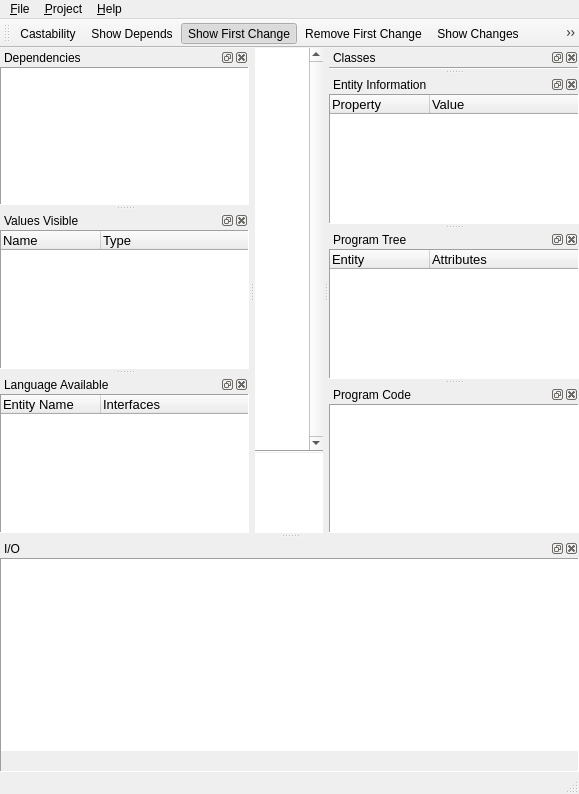
<ui version="4.0" >
 <author>Gav Wood</author>
 <class>MainWindow</class>
 <widget class="QMainWindow" name="MainWindow" >
  <property name="geometry" >
   <rect>
    <x>0</x>
    <y>0</y>
    <width>579</width>
    <height>794</height>
   </rect>
  </property>
  <property name="windowTitle" >
   <string>Martta</string>
  </property>
  <property name="toolButtonStyle" >
   <enum>Qt::ToolButtonTextOnly</enum>
  </property>
  <property name="dockNestingEnabled" >
   <bool>true</bool>
  </property>
  <property name="dockOptions" >
   <set>QMainWindow::AllowNestedDocks|QMainWindow::AllowTabbedDocks|QMainWindow::AnimatedDocks</set>
  </property>
  <widget class="QWidget" name="centralwidget" >
   <layout class="QVBoxLayout" name="verticalLayout" >
    <property name="spacing" >
     <number>0</number>
    </property>
    <property name="margin" >
     <number>0</number>
    </property>
    <item>
     <widget class="QScrollArea" name="scrollArea" >
      <property name="sizePolicy" >
       <sizepolicy vsizetype="Expanding" hsizetype="Expanding" >
        <horstretch>0</horstretch>
        <verstretch>5</verstretch>
       </sizepolicy>
      </property>
      <property name="focusPolicy" >
       <enum>Qt::NoFocus</enum>
      </property>
      <property name="frameShape" >
       <enum>QFrame::VLine</enum>
      </property>
      <property name="lineWidth" >
       <number>0</number>
      </property>
      <property name="verticalScrollBarPolicy" >
       <enum>Qt::ScrollBarAlwaysOn</enum>
      </property>
      <property name="widgetResizable" >
       <bool>true</bool>
      </property>
      <widget class="QWidget" name="scrollAreaWidgetContents" >
       <property name="geometry" >
        <rect>
         <x>0</x>
         <y>0</y>
         <width>61</width>
         <height>395</height>
        </rect>
       </property>
       <property name="sizePolicy" >
        <sizepolicy vsizetype="MinimumExpanding" hsizetype="MinimumExpanding" >
         <horstretch>0</horstretch>
         <verstretch>0</verstretch>
        </sizepolicy>
       </property>
       <layout class="QHBoxLayout" name="horizontalLayout" >
        <property name="spacing" >
         <number>0</number>
        </property>
        <property name="margin" >
         <number>0</number>
        </property>
        <item>
         <widget class="Martta::CodeView" native="1" name="codeView" >
          <property name="sizePolicy" >
           <sizepolicy vsizetype="Expanding" hsizetype="MinimumExpanding" >
            <horstretch>0</horstretch>
            <verstretch>0</verstretch>
           </sizepolicy>
          </property>
          <property name="minimumSize" >
           <size>
            <width>1</width>
            <height>11</height>
           </size>
          </property>
          <property name="palette" >
           <palette>
            <active>
             <colorrole role="Base" >
              <brush brushstyle="SolidPattern" >
               <color alpha="255" >
                <red>255</red>
                <green>255</green>
                <blue>255</blue>
               </color>
              </brush>
             </colorrole>
             <colorrole role="Window" >
              <brush brushstyle="SolidPattern" >
               <color alpha="255" >
                <red>255</red>
                <green>255</green>
                <blue>255</blue>
               </color>
              </brush>
             </colorrole>
            </active>
            <inactive>
             <colorrole role="Base" >
              <brush brushstyle="SolidPattern" >
               <color alpha="255" >
                <red>255</red>
                <green>255</green>
                <blue>255</blue>
               </color>
              </brush>
             </colorrole>
             <colorrole role="Window" >
              <brush brushstyle="SolidPattern" >
               <color alpha="255" >
                <red>255</red>
                <green>255</green>
                <blue>255</blue>
               </color>
              </brush>
             </colorrole>
            </inactive>
            <disabled>
             <colorrole role="Base" >
              <brush brushstyle="SolidPattern" >
               <color alpha="255" >
                <red>255</red>
                <green>255</green>
                <blue>255</blue>
               </color>
              </brush>
             </colorrole>
             <colorrole role="Window" >
              <brush brushstyle="SolidPattern" >
               <color alpha="255" >
                <red>255</red>
                <green>255</green>
                <blue>255</blue>
               </color>
              </brush>
             </colorrole>
            </disabled>
           </palette>
          </property>
          <property name="focusPolicy" >
           <enum>Qt::StrongFocus</enum>
          </property>
          <property name="autoFillBackground" >
           <bool>true</bool>
          </property>
         </widget>
        </item>
       </layout>
      </widget>
     </widget>
    </item>
    <item>
     <widget class="Line" name="line" >
      <property name="orientation" >
       <enum>Qt::Horizontal</enum>
      </property>
     </widget>
    </item>
    <item>
     <widget class="QTextBrowser" name="informationView" >
      <property name="sizePolicy" >
       <sizepolicy vsizetype="Preferred" hsizetype="Expanding" >
        <horstretch>0</horstretch>
        <verstretch>1</verstretch>
       </sizepolicy>
      </property>
      <property name="frameShape" >
       <enum>QFrame::VLine</enum>
      </property>
      <property name="lineWidth" >
       <number>0</number>
      </property>
     </widget>
    </item>
   </layout>
  </widget>
  <widget class="QMenuBar" name="menubar" >
   <property name="geometry" >
    <rect>
     <x>0</x>
     <y>0</y>
     <width>579</width>
     <height>22</height>
    </rect>
   </property>
   <widget class="QMenu" name="menu_Project" >
    <property name="title" >
     <string>&amp;File</string>
    </property>
    <addaction name="actNewProject" />
    <addaction name="actOpen" />
    <addaction name="actSave" />
    <addaction name="separator" />
    <addaction name="actNewCProject" />
    <addaction name="separator" />
    <addaction name="actQuit" />
   </widget>
   <widget class="QMenu" name="menu_About" >
    <property name="title" >
     <string>&amp;Help</string>
    </property>
    <addaction name="actAboutQt" />
    <addaction name="actAboutMartta" />
   </widget>
   <widget class="QMenu" name="menu_Project_2" >
    <property name="title" >
     <string>&amp;Project</string>
    </property>
    <addaction name="actExecute" />
   </widget>
   <addaction name="menu_Project" />
   <addaction name="menu_Project_2" />
   <addaction name="menu_About" />
  </widget>
  <widget class="QStatusBar" name="statusbar" />
  <widget class="QDockWidget" name="dockWidget" >
   <property name="windowTitle" >
    <string>Dependencies</string>
   </property>
   <attribute name="dockWidgetArea" >
    <number>1</number>
   </attribute>
   <widget class="QWidget" name="dockWidgetContents" >
    <layout class="QHBoxLayout" >
     <property name="spacing" >
      <number>0</number>
     </property>
     <property name="margin" >
      <number>0</number>
     </property>
     <item>
      <widget class="QTreeView" name="dependencies" >
       <property name="font" >
        <font>
         <pointsize>10</pointsize>
        </font>
       </property>
       <property name="focusPolicy" >
        <enum>Qt::NoFocus</enum>
       </property>
       <property name="contextMenuPolicy" >
        <enum>Qt::CustomContextMenu</enum>
       </property>
       <property name="acceptDrops" >
        <bool>true</bool>
       </property>
       <property name="frameShape" >
        <enum>QFrame::Panel</enum>
       </property>
       <property name="editTriggers" >
        <set>QAbstractItemView::DoubleClicked|QAbstractItemView::EditKeyPressed|QAbstractItemView::SelectedClicked</set>
       </property>
       <property name="dragEnabled" >
        <bool>true</bool>
       </property>
       <property name="dragDropMode" >
        <enum>QAbstractItemView::DragDrop</enum>
       </property>
       <property name="uniformRowHeights" >
        <bool>true</bool>
       </property>
      </widget>
     </item>
    </layout>
   </widget>
  </widget>
  <widget class="QDockWidget" name="classesDock" >
   <property name="windowTitle" >
    <string>Classes</string>
   </property>
   <attribute name="dockWidgetArea" >
    <number>2</number>
   </attribute>
   <widget class="QWidget" name="dockWidgetContents_2" >
    <layout class="QHBoxLayout" >
     <property name="spacing" >
      <number>0</number>
     </property>
     <property name="margin" >
      <number>0</number>
     </property>
     <item>
      <widget class="QFrame" name="frame_2" >
       <property name="frameShape" >
        <enum>QFrame::Panel</enum>
       </property>
       <property name="frameShadow" >
        <enum>QFrame::Sunken</enum>
       </property>
       <layout class="QHBoxLayout" >
        <property name="spacing" >
         <number>0</number>
        </property>
        <property name="margin" >
         <number>0</number>
        </property>
        <item>
         <widget class="Martta::CodeView" native="1" name="classesView" >
          <property name="palette" >
           <palette>
            <active>
             <colorrole role="Base" >
              <brush brushstyle="SolidPattern" >
               <color alpha="255" >
                <red>255</red>
                <green>255</green>
                <blue>255</blue>
               </color>
              </brush>
             </colorrole>
             <colorrole role="Window" >
              <brush brushstyle="SolidPattern" >
               <color alpha="255" >
                <red>255</red>
                <green>252</green>
                <blue>252</blue>
               </color>
              </brush>
             </colorrole>
            </active>
            <inactive>
             <colorrole role="Base" >
              <brush brushstyle="SolidPattern" >
               <color alpha="255" >
                <red>255</red>
                <green>255</green>
                <blue>255</blue>
               </color>
              </brush>
             </colorrole>
             <colorrole role="Window" >
              <brush brushstyle="SolidPattern" >
               <color alpha="255" >
                <red>255</red>
                <green>252</green>
                <blue>252</blue>
               </color>
              </brush>
             </colorrole>
            </inactive>
            <disabled>
             <colorrole role="Base" >
              <brush brushstyle="SolidPattern" >
               <color alpha="255" >
                <red>255</red>
                <green>252</green>
                <blue>252</blue>
               </color>
              </brush>
             </colorrole>
             <colorrole role="Window" >
              <brush brushstyle="SolidPattern" >
               <color alpha="255" >
                <red>255</red>
                <green>252</green>
                <blue>252</blue>
               </color>
              </brush>
             </colorrole>
            </disabled>
           </palette>
          </property>
          <property name="focusPolicy" >
           <enum>Qt::StrongFocus</enum>
          </property>
          <property name="autoFillBackground" >
           <bool>true</bool>
          </property>
         </widget>
        </item>
       </layout>
      </widget>
     </item>
    </layout>
   </widget>
  </widget>
  <widget class="QDockWidget" name="dockWidget_5" >
   <property name="windowTitle" >
    <string>I/O</string>
   </property>
   <attribute name="dockWidgetArea" >
    <number>8</number>
   </attribute>
   <widget class="QWidget" name="dockWidgetContents_6" >
    <layout class="QVBoxLayout" >
     <property name="spacing" >
      <number>0</number>
     </property>
     <property name="margin" >
      <number>0</number>
     </property>
     <item>
      <widget class="QFrame" name="frame_3" >
       <property name="frameShape" >
        <enum>QFrame::Panel</enum>
       </property>
       <property name="frameShadow" >
        <enum>QFrame::Sunken</enum>
       </property>
       <layout class="QVBoxLayout" >
        <property name="spacing" >
         <number>0</number>
        </property>
        <property name="margin" >
         <number>0</number>
        </property>
        <item>
         <widget class="QTextBrowser" name="programOut" >
          <property name="font" >
           <font>
            <pointsize>10</pointsize>
           </font>
          </property>
          <property name="frameShape" >
           <enum>QFrame::NoFrame</enum>
          </property>
         </widget>
        </item>
        <item>
         <widget class="QLineEdit" name="programIn" >
          <property name="enabled" >
           <bool>false</bool>
          </property>
          <property name="frame" >
           <bool>false</bool>
          </property>
         </widget>
        </item>
       </layout>
      </widget>
     </item>
    </layout>
   </widget>
  </widget>
  <widget class="QDockWidget" name="dockTypesVisible" >
   <property name="windowTitle" >
    <string>Values Visible</string>
   </property>
   <attribute name="dockWidgetArea" >
    <number>1</number>
   </attribute>
   <widget class="QWidget" name="dockWidgetContents_9" >
    <layout class="QVBoxLayout" >
     <property name="spacing" >
      <number>0</number>
     </property>
     <property name="margin" >
      <number>0</number>
     </property>
     <item>
      <widget class="QFrame" name="frame_3b" >
       <property name="frameShape" >
        <enum>QFrame::Panel</enum>
       </property>
       <property name="frameShadow" >
        <enum>QFrame::Sunken</enum>
       </property>
       <layout class="QVBoxLayout" name="verticalLayout_2" >
        <property name="margin" >
         <number>0</number>
        </property>
        <item>
         <widget class="QTreeWidget" name="typesVisible" >
          <property name="font" >
           <font>
            <pointsize>10</pointsize>
           </font>
          </property>
          <property name="frameShape" >
           <enum>QFrame::NoFrame</enum>
          </property>
          <property name="headerHidden" >
           <bool>false</bool>
          </property>
          <property name="columnCount" >
           <number>2</number>
          </property>
          <column>
           <property name="text" >
            <string>Name</string>
           </property>
          </column>
          <column>
           <property name="text" >
            <string>Type</string>
           </property>
          </column>
         </widget>
        </item>
       </layout>
      </widget>
     </item>
    </layout>
   </widget>
  </widget>
  <widget class="QDockWidget" name="entityInfoDock" >
   <property name="windowTitle" >
    <string>Entity Information</string>
   </property>
   <attribute name="dockWidgetArea" >
    <number>2</number>
   </attribute>
   <widget class="QWidget" name="dockWidgetContents_9f" >
    <layout class="QVBoxLayout" >
     <property name="spacing" >
      <number>0</number>
     </property>
     <property name="margin" >
      <number>0</number>
     </property>
     <item>
      <widget class="QFrame" name="frame_3f" >
       <property name="frameShape" >
        <enum>QFrame::Panel</enum>
       </property>
       <property name="frameShadow" >
        <enum>QFrame::Sunken</enum>
       </property>
       <layout class="QVBoxLayout" name="verticalLayout_2f" >
        <property name="margin" >
         <number>0</number>
        </property>
        <item>
         <widget class="QTreeWidget" name="entityInfo" >
          <property name="font" >
           <font>
            <pointsize>10</pointsize>
           </font>
          </property>
          <property name="frameShape" >
           <enum>QFrame::NoFrame</enum>
          </property>
          <property name="indentation" >
           <number>10</number>
          </property>
          <property name="headerHidden" >
           <bool>false</bool>
          </property>
          <property name="columnCount" >
           <number>2</number>
          </property>
          <column>
           <property name="text" >
            <string>Property</string>
           </property>
          </column>
          <column>
           <property name="text" >
            <string>Value</string>
           </property>
          </column>
         </widget>
        </item>
       </layout>
      </widget>
     </item>
    </layout>
   </widget>
  </widget>
  <widget class="QDockWidget" name="dockLanguage" >
   <property name="windowTitle" >
    <string>Language Available</string>
   </property>
   <attribute name="dockWidgetArea" >
    <number>1</number>
   </attribute>
   <widget class="QWidget" name="dockWidgetContents_9b" >
    <layout class="QVBoxLayout" >
     <property name="spacing" >
      <number>0</number>
     </property>
     <property name="margin" >
      <number>0</number>
     </property>
     <item>
      <widget class="QFrame" name="frame_3bb" >
       <property name="frameShape" >
        <enum>QFrame::Panel</enum>
       </property>
       <property name="frameShadow" >
        <enum>QFrame::Sunken</enum>
       </property>
       <layout class="QVBoxLayout" name="verticalLayout_2b" >
        <property name="margin" >
         <number>0</number>
        </property>
        <item>
         <widget class="QTreeWidget" name="language" >
          <property name="font" >
           <font>
            <pointsize>10</pointsize>
           </font>
          </property>
          <property name="frameShape" >
           <enum>QFrame::NoFrame</enum>
          </property>
          <property name="indentation" >
           <number>10</number>
          </property>
          <property name="headerHidden" >
           <bool>false</bool>
          </property>
          <property name="columnCount" >
           <number>2</number>
          </property>
          <column>
           <property name="text" >
            <string>Entity Name</string>
           </property>
          </column>
          <column>
           <property name="text" >
            <string>Interfaces</string>
           </property>
          </column>
         </widget>
        </item>
       </layout>
      </widget>
     </item>
    </layout>
   </widget>
  </widget>
  <widget class="QDockWidget" name="dockProgramTree" >
   <property name="windowTitle" >
    <string>Program Tree</string>
   </property>
   <attribute name="dockWidgetArea" >
    <number>2</number>
   </attribute>
   <widget class="QWidget" name="dockWidgetContents_9c" >
    <layout class="QVBoxLayout" >
     <property name="spacing" >
      <number>0</number>
     </property>
     <property name="margin" >
      <number>0</number>
     </property>
     <item>
      <widget class="QFrame" name="frame_3bc" >
       <property name="frameShape" >
        <enum>QFrame::Panel</enum>
       </property>
       <property name="frameShadow" >
        <enum>QFrame::Sunken</enum>
       </property>
       <layout class="QVBoxLayout" name="verticalLayout_2c" >
        <property name="margin" >
         <number>0</number>
        </property>
        <item>
         <widget class="QTreeWidget" name="programTree" >
          <property name="font" >
           <font>
            <pointsize>10</pointsize>
           </font>
          </property>
          <property name="frameShape" >
           <enum>QFrame::NoFrame</enum>
          </property>
          <property name="headerHidden" >
           <bool>false</bool>
          </property>
          <property name="columnCount" >
           <number>2</number>
          </property>
          <column>
           <property name="text" >
            <string>Entity</string>
           </property>
          </column>
          <column>
           <property name="text" >
            <string>Attributes</string>
           </property>
          </column>
         </widget>
        </item>
       </layout>
      </widget>
     </item>
    </layout>
   </widget>
  </widget>
  <widget class="QDockWidget" name="dockWidget_6" >
   <property name="floating" >
    <bool>false</bool>
   </property>
   <property name="windowTitle" >
    <string>Program Code</string>
   </property>
   <attribute name="dockWidgetArea" >
    <number>2</number>
   </attribute>
   <widget class="QWidget" name="dockWidgetContents_7" >
    <layout class="QVBoxLayout" >
     <property name="spacing" >
      <number>0</number>
     </property>
     <property name="margin" >
      <number>0</number>
     </property>
     <item>
      <widget class="QTextBrowser" name="programCode" >
       <property name="sizePolicy" >
        <sizepolicy vsizetype="Expanding" hsizetype="Expanding" >
         <horstretch>0</horstretch>
         <verstretch>3</verstretch>
        </sizepolicy>
       </property>
       <property name="font" >
        <font>
         <pointsize>10</pointsize>
        </font>
       </property>
       <property name="frameShape" >
        <enum>QFrame::Panel</enum>
       </property>
      </widget>
     </item>
    </layout>
   </widget>
  </widget>
  <widget class="QToolBar" name="toolBar" >
   <property name="windowTitle" >
    <string>toolBar</string>
   </property>
   <attribute name="toolBarArea" >
    <enum>TopToolBarArea</enum>
   </attribute>
   <attribute name="toolBarBreak" >
    <bool>false</bool>
   </attribute>
   <addaction name="actCastability" />
   <addaction name="actShowDeps" />
   <addaction name="actShowFirstChange" />
   <addaction name="actRemoveFirstChange" />
   <addaction name="actShowChanges" />
   <addaction name="actClearChanges" />
  </widget>
  <action name="actNewCProject" >
   <property name="text" >
    <string>&amp;Add C Dependency</string>
   </property>
   <property name="shortcut" >
    <string>Ctrl+D</string>
   </property>
  </action>
  <action name="actOpen" >
   <property name="text" >
    <string>&amp;Open...</string>
   </property>
   <property name="shortcut" >
    <string>Ctrl+O</string>
   </property>
  </action>
  <action name="actSave" >
   <property name="text" >
    <string>&amp;Save</string>
   </property>
   <property name="shortcut" >
    <string>Ctrl+S</string>
   </property>
  </action>
  <action name="actRemoveHeader" >
   <property name="text" >
    <string>Remove</string>
   </property>
  </action>
  <action name="actIncludeHeader" >
   <property name="text" >
    <string>Include Header</string>
   </property>
  </action>
  <action name="actRemoveFirstChange" >
   <property name="text" >
    <string>&amp;Remove First Change</string>
   </property>
  </action>
  <action name="actClearChanges" >
   <property name="text" >
    <string>&amp;Clear Changes</string>
   </property>
   <property name="shortcut" >
    <string>Ctrl+N</string>
   </property>
  </action>
  <action name="actExecute" >
   <property name="text" >
    <string>&amp;Execute</string>
   </property>
   <property name="shortcut" >
    <string>F5</string>
   </property>
  </action>
  <action name="actQuit" >
   <property name="text" >
    <string>&amp;Quit</string>
   </property>
   <property name="shortcut" >
    <string>Ctrl+Q</string>
   </property>
  </action>
  <action name="actShowChanges" >
   <property name="checkable" >
    <bool>true</bool>
   </property>
   <property name="text" >
    <string>&amp;Show Changes</string>
   </property>
  </action>
  <action name="actShowFirstChange" >
   <property name="checkable" >
    <bool>true</bool>
   </property>
   <property name="checked" >
    <bool>true</bool>
   </property>
   <property name="text" >
    <string>Show &amp;First Change</string>
   </property>
  </action>
  <action name="actNewProject" >
   <property name="text" >
    <string>&amp;New</string>
   </property>
  </action>
  <action name="actShowDeps" >
   <property name="checkable" >
    <bool>true</bool>
   </property>
   <property name="text" >
    <string>Show Depends</string>
   </property>
  </action>
  <action name="actRemoveCDependency" >
   <property name="text" >
    <string>Remove C Dependency</string>
   </property>
  </action>
  <action name="actCastability" >
   <property name="checkable" >
    <bool>true</bool>
   </property>
   <property name="text" >
    <string>Castability</string>
   </property>
  </action>
  <action name="actAboutQt" >
   <property name="text" >
    <string>About Qt...</string>
   </property>
  </action>
  <action name="actAboutMartta" >
   <property name="text" >
    <string>About Martta...</string>
   </property>
  </action>
 </widget>
 <layoutdefault spacing="0" margin="0" />
 <customwidgets>
  <customwidget>
   <class>Martta::CodeView</class>
   <extends>QWidget</extends>
   <header>CodeView.h</header>
  </customwidget>
 </customwidgets>
 <resources/>
 <connections/>
</ui>
